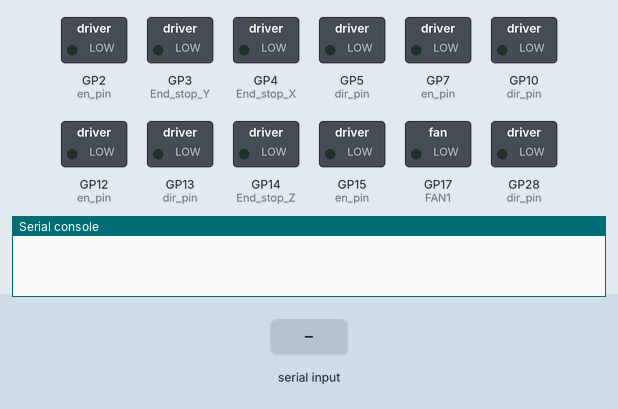
Simulated run of this program. Board: Raspberry Pi Pico running MicroPython. Parts: switched loads named in the program (green lamp = pin HIGH), the last lines printed to the serial console. The inputs (shaded band) are chosen by the test bench. Threads take turns every 2 ms; pins used as bus, display or sensor lines are not drawn. At 13.9 s the program stops and its outputs stay as they are.

Above: at 0.1 s.
At 9.2 s:
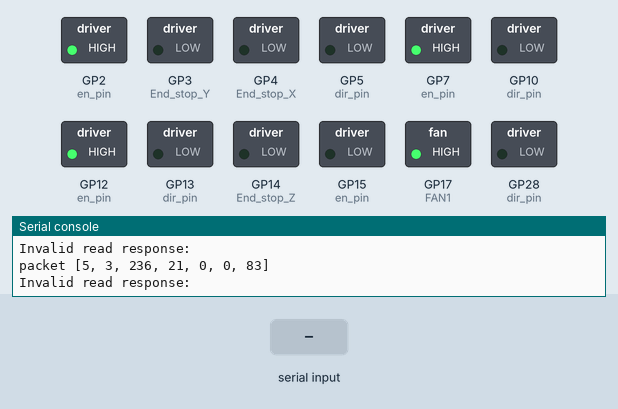
9.3 s: "1" received over the second serial link
At 9.45 s:
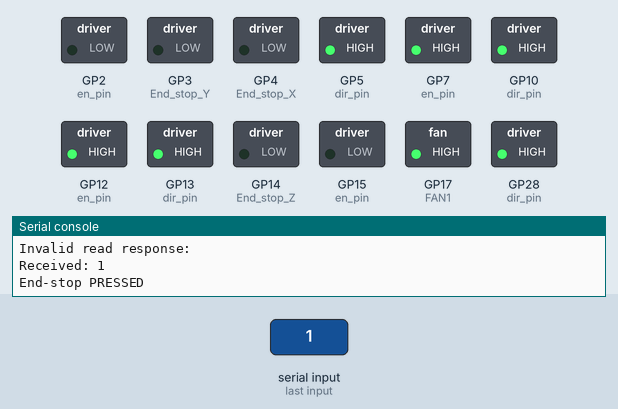
Timing chart, 0 to 10.4 s (numbered marks = the images above; inputs shaded):
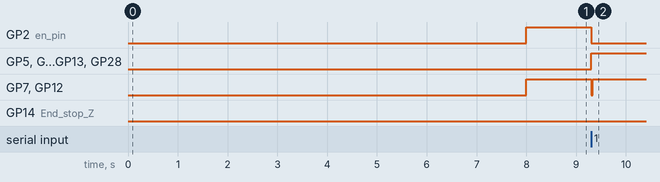

The program:

main.py
```python
from machine import UART, Pin
import time
from register import REGISTORS
import rp2
import uasyncio as asyncio

time.sleep(8)
import _thread

state = None


@rp2.asm_pio(autopush=True, push_thresh=1)
def end_stop_pio():
    in_(pins, 1)


sm = rp2.StateMachine(0, end_stop_pio, freq=20000, in_base=Pin(4))
sm.active(1)

FAN1 = Pin(17, Pin.OUT)

buffer = []

# UART1 on GPIO8 (TX) and GPIO9 (RX)
uart1 = UART(1, baudrate=115200, tx=Pin(8), rx=Pin(9))  # 115200 is more typical

uart0 = UART(0, baudrate=115200, tx=Pin(0), rx=Pin(1))  # 115200 is more typical

SLAVE_ADDR_1 = 0x00
SLAVE_ADDR_2 = 0x01
SLAVE_ADDR_3 = 0x02
SLAVE_ADDR_4 = 0x03

Motors = {
    "Motor_X": {
        "step_pin": Pin(11, Pin.OUT),
        "dir_pin": Pin(10, Pin.OUT),
        "en_pin": Pin(12, Pin.OUT),
        "End_stop_X": Pin(4, Pin.OUT)
    },
    "Motor_Y": {
        "step_pin": Pin(6, Pin.OUT),
        "dir_pin": Pin(5, Pin.OUT),
        "en_pin": Pin(7, Pin.OUT),
        "End_stop_Y": Pin(3, Pin.OUT)
    },
    "Motor_Z": {
        "step_pin": Pin(19, Pin.OUT),
        "dir_pin": Pin(28, Pin.OUT),
        "en_pin": Pin(2, Pin.OUT),
        "End_stop_Z": Pin(14, Pin.OUT)
    },
    "Motor_E": {
        "step_pin": Pin(14, Pin.OUT),
        "dir_pin": Pin(13, Pin.OUT),
        "en_pin": Pin(15, Pin.OUT),
        "End_stop_E": Pin(4, Pin.OUT)
    }
}

# Motors["Motor_X"]["step_pin"].on()
# Motors["Motor_X"]["dir_pin"].on()

Motors["Motor_X"]["en_pin"].on()
Motors["Motor_Y"]["en_pin"].on()
Motors["Motor_Z"]["en_pin"].on()

Running = True

'''
def end_stop_handler(pin):
    global Running
    Running= False
'''


# Motors['Motor_X']['End_stop_X'].irq(trigger=Pin.IRQ_FALLING, handler=end_stop_handler)

def uart0_handler():
    if uart0.any():  # check if there is data
        data = uart0.read().decode().strip()  # read all available data
        buffer.append(data)
        print("Received:", data)
        return data


def move_steps(motor_step_pin, motor_dir_pin, motor_en_pin, steps, direction, delay_us=20):
    motor_dir_pin.value(direction)  # 0 or 1
    motor_en_pin.value(0)
    for _ in range(steps):
        motor_step_pin.high()
        time.sleep_us(delay_us)
        motor_step_pin.low()
        time.sleep_us(delay_us)
    motor_en_pin.value(1)


def move_steper_sync(motor_step_pin1, motor_dir_pin1, motor_en_pin1, motor_step_pin2, motor_dir_pin2, motor_en_pin2,
                     steps, direction, delay_us=20):
    motor_dir_pin1.value(direction)  # 0 or 1
    motor_en_pin1.value(0)
    motor_dir_pin2.value(direction)  # 0 or 1
    motor_en_pin2.value(0)

    for _ in range(steps):
        motor_step_pin2.high()
        motor_step_pin1.high()
        time.sleep_us(delay_us)
        motor_step_pin1.low()
        motor_step_pin2.low()
        time.sleep_us(delay_us)

    motor_en_pin1.value(1)
    motor_en_pin2.value(1)


def crc8(datagram, initial_value=0):
    crc = initial_value
    # Iterate bytes in data
    for byte in datagram:
        # Iterate bits in byte
        for _ in range(0, 8):
            if (crc >> 7) ^ (byte & 0x01):
                crc = ((crc << 1) ^ 0x07) & 0xFF
            else:
                crc = (crc << 1) & 0xFF
            # Shift to next bit
            byte = byte >> 1
    return crc


def response_uart():
    if uart1.any():
        # R = uart.read()
        # print('R', R)
        for i in range(10):
            response = uart1.read(4)
            if response is not None and len(response) >= 2:
                if response[1] == 255:
                    response2 = uart1.read(4)
                    if response2 is not None:
                        print('response', response + response2)
                        if response[2] == REGISTORS['IFCNT']:
                            print('IFCNT', response2[2])
                    else:
                        pass
                        # print('response2 is None')
                else:
                    pass
                    # print('Its Echo')
            else:
                pass
                # print('response is None or too short')
    else:
        print("Invalid read response:")
    time.sleep_us(50)


def read_register(slave, reg):
    sync = 0x05
    addr = slave
    packet = [sync, addr, reg]
    crc = crc8(packet)
    uart1.write(bytearray(packet + [crc]))
    time.sleep_us(140)  # 140


def write_register(slave, reg, value):
    sync = 0x05
    addr = slave
    reg_write = reg | 0x80

    data = [(value >> 24) & 0xFF,
            (value >> 16) & 0xFF,
            (value >> 8) & 0xFF,
            value & 0xFF]

    packet = [sync, addr, reg_write] + data
    print('packet', packet)
    crc = crc8(packet)

    uart1.write(bytearray(packet + [crc]))
    time.sleep_us(500)

    response_uart()


def core_1():
    global Motors, uart0, buffer, Running

    while Running:
        if len(buffer) >= 1:
            move_steper_sync(Motors["Motor_Z"]["step_pin"], Motors["Motor_Z"]["dir_pin"], Motors["Motor_Z"]["en_pin"],
                             Motors["Motor_E"]["step_pin"], Motors["Motor_E"]["dir_pin"], Motors["Motor_E"]["en_pin"],
                             16000, 1, 100)

            buffer.pop(0)


write_register(SLAVE_ADDR_1, REGISTORS['GCONF'], 0b11001000)
write_register(SLAVE_ADDR_2, REGISTORS['GCONF'], 0b11001000)
write_register(SLAVE_ADDR_3, REGISTORS['GCONF'], 0b11001000)
write_register(SLAVE_ADDR_4, REGISTORS['GCONF'], 0b11001000)

write_register(SLAVE_ADDR_1, REGISTORS['CHOPCONF'], 0x15000053)
write_register(SLAVE_ADDR_2, REGISTORS['CHOPCONF'], 0x15000053)
write_register(SLAVE_ADDR_3, REGISTORS['CHOPCONF'], 0x15000053)
write_register(SLAVE_ADDR_4, REGISTORS['CHOPCONF'], 0x15000053)

FAN1.value(1)

_thread.start_new_thread(core_1, ())

prev_state = 1


async def check_endstop():
    global Running, prev_state

    while Running:
        if sm.rx_fifo():  # check if FIFO has data
            val = sm.get() & 0x1  # take only the least significant bit
            if val != prev_state:
                if val == 0:
                    print("End-stop PRESSED")
                    Running = False
                else:
                    print("End-stop NOT pressed")
                prev_state = val

        await asyncio.sleep(0.001)


async def motor_move():
    global Running, buffer, uart0_handler

    while Running:
        uart0_handler()

        if len(buffer) >= 1:

            for i in range(0, 16000, 100):
                move_steper_sync(Motors["Motor_X"]["step_pin"], Motors["Motor_X"]["dir_pin"],
                                 Motors["Motor_X"]["en_pin"],
                                 Motors["Motor_Y"]["step_pin"], Motors["Motor_Y"]["dir_pin"],
                                 Motors["Motor_Y"]["en_pin"], 100, 1, 98)

                await asyncio.sleep(0)


async def main():
    asyncio.create_task(motor_move())
    asyncio.create_task(check_endstop())
    while Running:
        await asyncio.sleep(0.001)  # main loop idle


asyncio.run(main())
```

register.py
```python
'''
Registers from the TMC2209 datasheet:
'''
# ===== TMC2209 register set =====


REGISTORS = {

    # GENERAL CONFIGURATION REGISTERS

    "GCONF" : 0x00,     # RW
    "GSTAT" : 0x01,      # R+WC
    "IFCNT" : 0x02,      # R
    "NODECONF" : 0x03,   # W
    "OTP_PROG" : 0x04,    # W
    "OTP_READ" : 0x05,   # W
    "IOIN"  :  0x06,     # R
    "FACTORY_CONF"  : 0x07,    # RW


    # Velocity Dependent Control

    "IHOLD_IRUN" : 0x10,    # W
    "TPOWERDOWN" : 0x11,    # W
    "TSTEP" : 0x12,         # R
    "TPWMTHRS" : 0x13,      # R
    "VACTUAL" : 0x22,       # W

    #  StallGuard Control

    "TCOOLTHRS": 0x14,   # W
    "SGTHRS":  0x40,     # W
    "SG_RESULT": 0x41,   # R
    "COOLCONF": 0x42,    # W

    # Sequencer Registers

    "MSCNT": 0x6A,  # R
    "MSCURACT": 0x6B,  # R

    # Chopper Control Registers

    "CHOPCONF": 0x6C,  # RW
    "DRV_STATUS": 0x6F,  # R
    "PWMCONF": 0x70,  # RW
    "PWM_SCALE": 0x71,  # R
    "PWM_AUTO": 0x72,  # R

    }
```

Measured:
- after the input at 9.3 s, GP2 (en_pin): HIGH → LOW at once; GP5 (dir_pin), GP10 (dir_pin), GP13 (dir_pin), GP28 (dir_pin): LOW → HIGH at once; GP7 (en_pin), GP12 (en_pin): HIGH → LOW at once, → HIGH 0.03 s later
